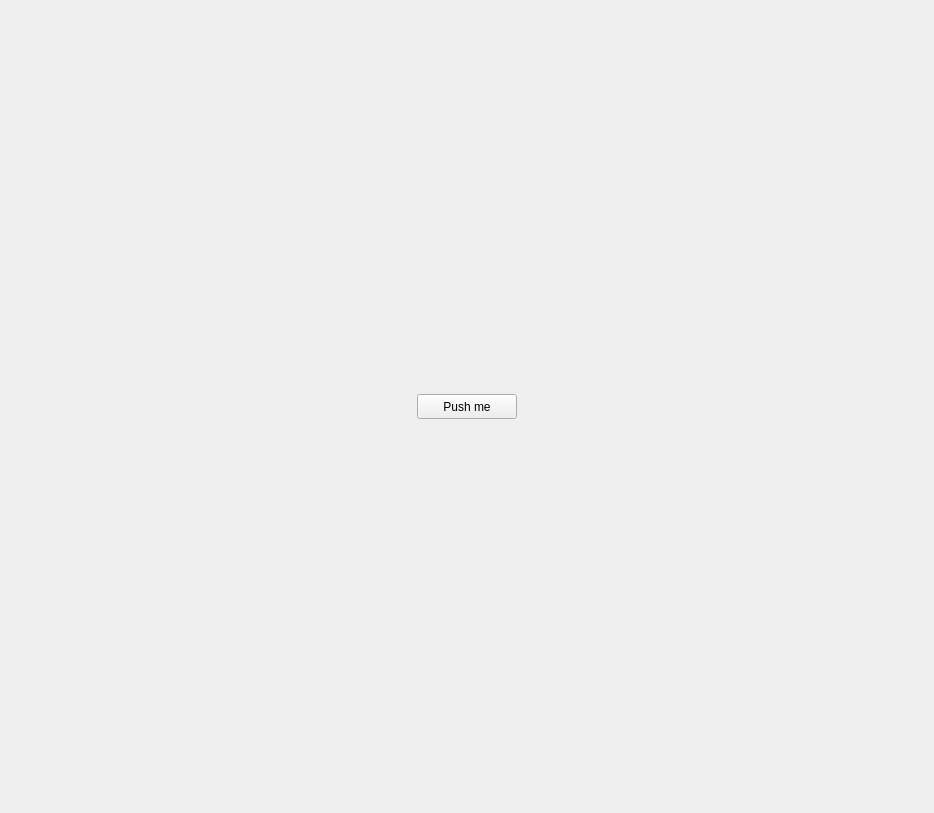
<?xml version="1.0" encoding="UTF-8"?>
<ui version="4.0">
 <class>Form</class>
 <widget class="QWidget" name="Form">
  <property name="geometry">
   <rect>
    <x>0</x>
    <y>0</y>
    <width>934</width>
    <height>813</height>
   </rect>
  </property>
  <property name="windowTitle">
   <string>Form</string>
  </property>
  <layout class="QVBoxLayout" name="verticalLayout_2">
   <item>
    <layout class="QHBoxLayout" name="horizontalLayout">
     <item>
      <widget class="QPushButton" name="pushButton">
       <property name="maximumSize">
        <size>
         <width>100</width>
         <height>25</height>
        </size>
       </property>
       <property name="text">
        <string>Push me</string>
       </property>
      </widget>
     </item>
    </layout>
   </item>
  </layout>
 </widget>
 <resources/>
 <connections/>
</ui>
